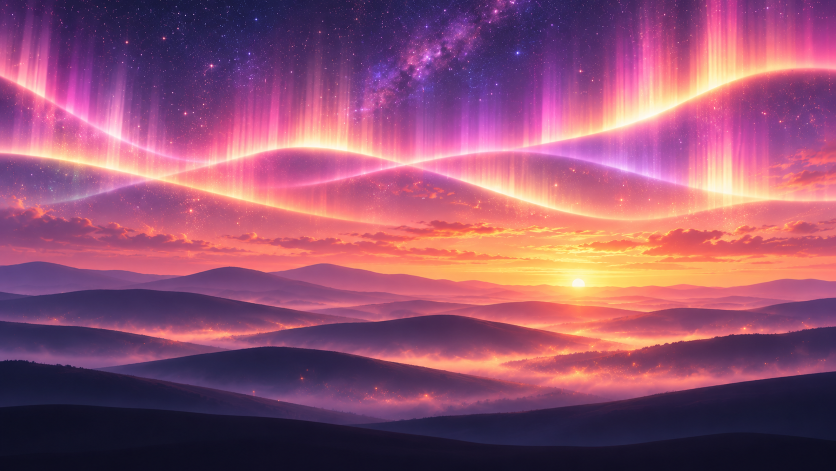
#> input picture branding/wallpapers/starfall/dusk.png, 1672 x 941 px (shown at 1/2 size)
$ python site-wallpapers.py
#> lines starting #> are read from the running program, lines starting #| are printed output that depends on the picture
#!/usr/bin/env python3
"""Make the website's wallpaper images from branding/wallpapers/:
docs/assets/hero.jpg (the page background) and
docs/screenshots/dynamic-wallpaper.jpg (every series at dawn, day, dusk, night).

Usage: tools/site-wallpapers.py
"""

import os

from PIL import Image

ROOT = os.path.join(os.path.dirname(os.path.abspath(__file__)), "..")
SOURCE = os.path.join(ROOT, "branding", "wallpapers")
SERIES = ("starfall", "veil", "horizon")
PHASES = ("dawn", "day", "dusk", "night")
CELL, GAP = (480, 270), 4


def main():
    hero = Image.open(os.path.join(SOURCE, "starfall", "dusk.png")).convert("RGB")
#> hero is the input picture: PIL image 1672x941 RGB; mean R, G, B 147.1, 82.5, 113.2
    hero.resize((1920, 1080), Image.LANCZOS).save(
        os.path.join(ROOT, "docs", "assets", "hero.jpg"), quality=86, optimize=True,
        progressive=True)
    width = len(PHASES) * CELL[0] + (len(PHASES) - 1) * GAP
    height = len(SERIES) * CELL[1] + (len(SERIES) - 1) * GAP
    grid = Image.new("RGB", (width, height), (12, 9, 21))
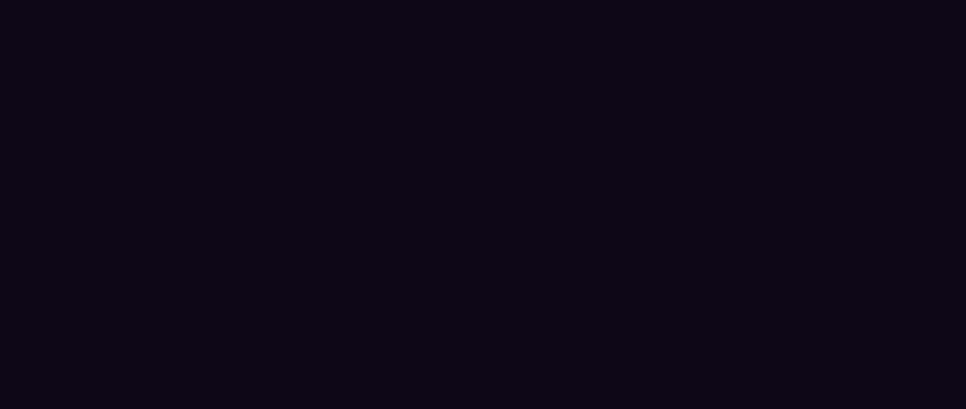
#> grid: PIL image 1932x818 RGB (shown at 1/2 size); mean R, G, B 12, 9, 21
    for row, series in enumerate(SERIES):
        for column, phase in enumerate(PHASES):
#> (the run stopped early here; a loop or call above may not have finished)
